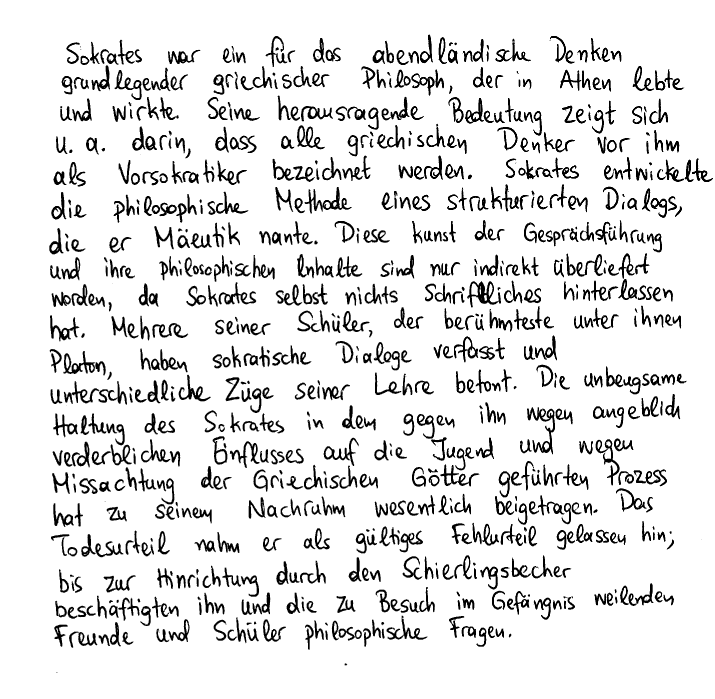
%> input picture images/ICDAR/Benchmark/17_4.tif, 2145 x 2096 px (shown at 1/3 size)
$ octave --eval "result = slant(imread('../images/ICDAR/Benchmark/17_4.tif'));"   (GNU Octave 9; MATLAB toolbox functions it lacks are replaced by stand-ins)
%> lines starting %> are read from the running program, lines starting %| are printed output that depends on the picture
function f = slant(im)
if ~isbw(im)
	im = im .* imcomplement(im2bw(im,graythresh(im)));
endif
templateX = [-1,0,1;-2,0,2;-1,0,1];
templateY = [-1,-2,-1;0,0,0;1,2,1];
Gx = filter2(templateX,im);
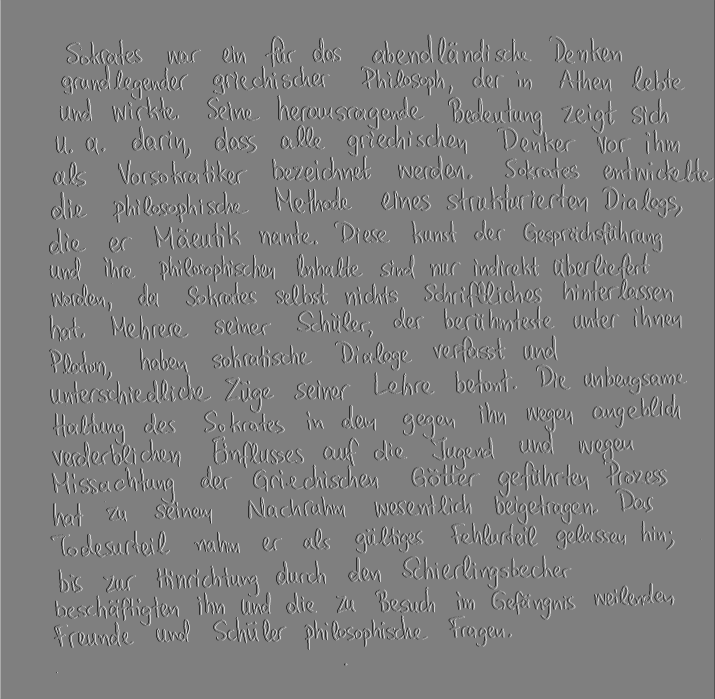
%> Gx: size 2096x2145 double (shown at 1/3 size); min -4, max 4, mean 0; drawn with min black and max white
Gy = filter2(templateY,im);
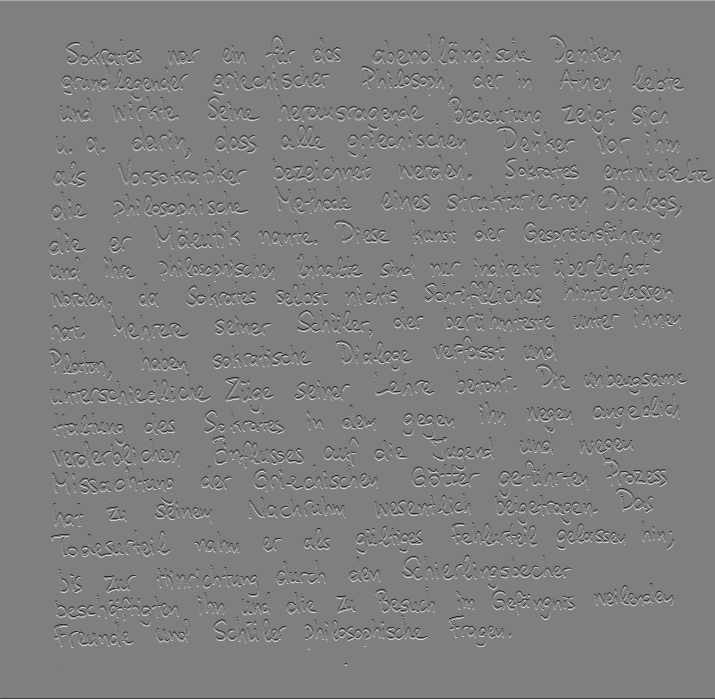
%> Gy: size 2096x2145 double (shown at 1/3 size); min -4, max 4, mean 0; mean of the top-left, top-right, bottom-left and bottom-right quarters 0.00349, 0.00269, -0.00349, -0.00269; drawn with min black and max white
Gx2 = Gx .^2;
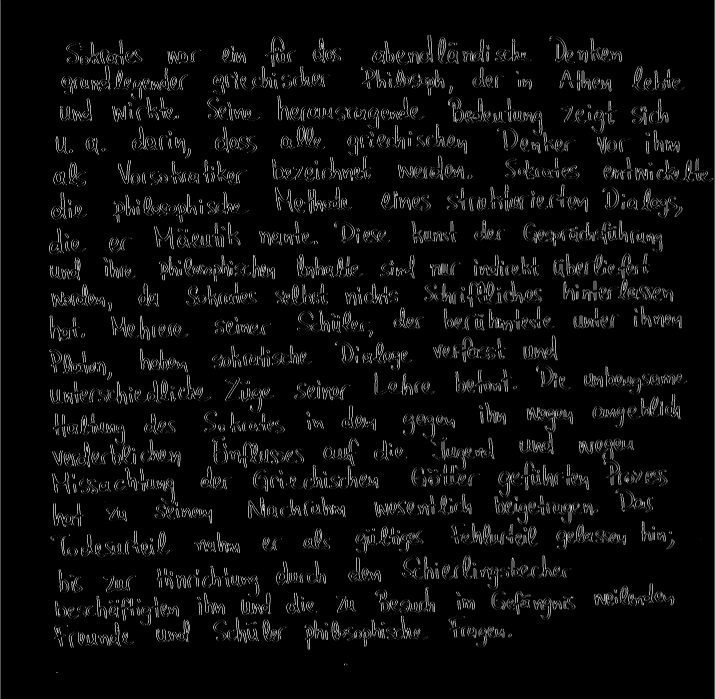
%> Gx2: size 2096x2145 double (shown at 1/3 size); min 0, max 16, mean 0.744; drawn with min black and max white
Gy2 = Gy .^2;
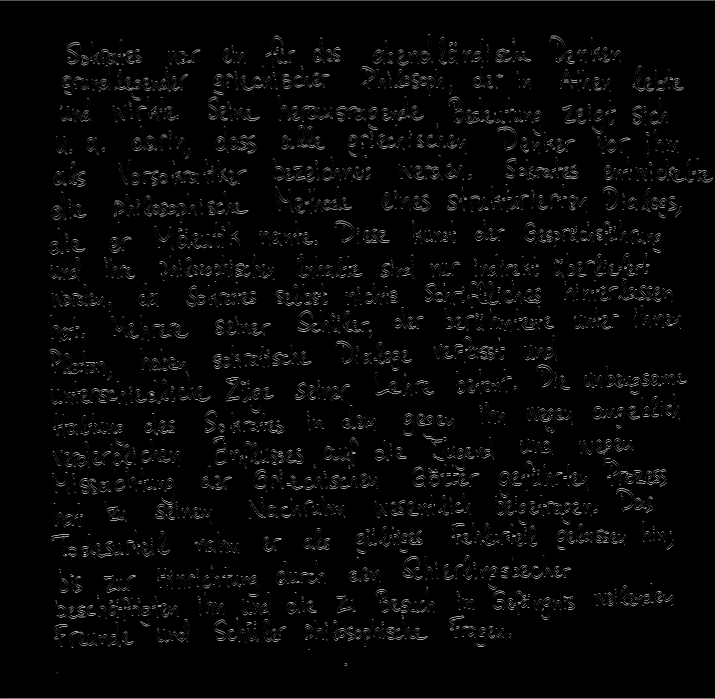
%> Gy2: size 2096x2145 double (shown at 1/3 size); min 0, max 16, mean 0.404; drawn with min black and max white
G = Gx2 + Gy2;
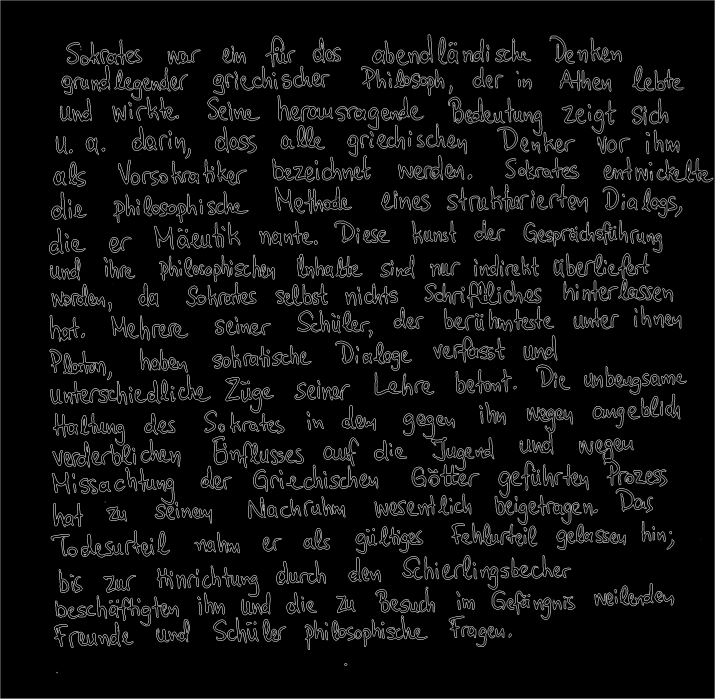
%> G: size 2096x2145 double (shown at 1/3 size); min 0, max 20, mean 1.15; drawn with min black and max white
Gintensity = sqrt(G);
Gslant = atan(Gy ./ Gx);
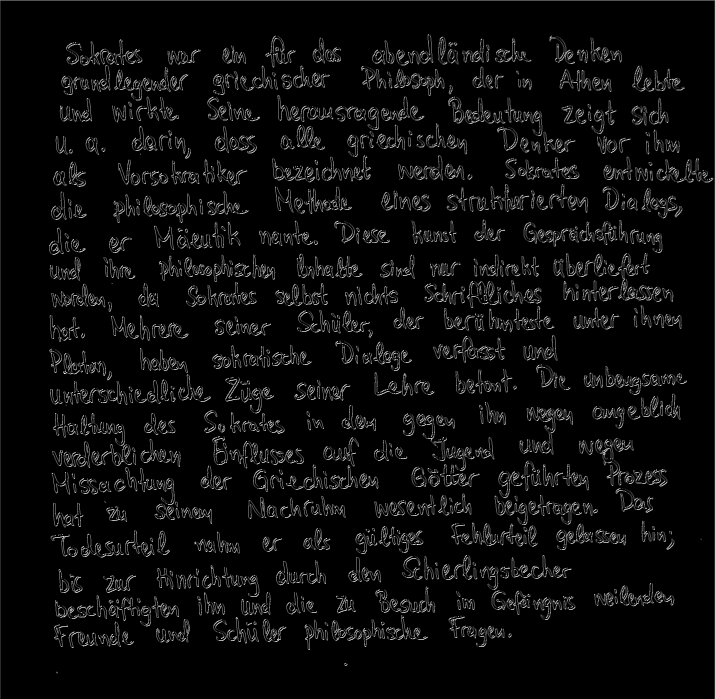
%> Gslant: size 2096x2145 double (shown at 1/3 size); 90.58% of the values are NaN or infinite; the others: min -1.57, max 1.57, mean 0.00721; drawn with min black, max white, NaN and infinite black
Gfin = zeros(rows(Gslant),columns(Gslant));
GfinPositive = zeros(rows(Gslant),columns(Gslant));
GfinNegative = zeros(rows(Gslant),columns(Gslant));
numPositive = 0;
numNegative = 0;
Gintsum = 0;
for j = 1:1:size(Gslant)(1,1)
	for k = 1:1:size(Gslant)(1,2)
		if Gslant(j,k) > -1.6 && Gslant(j,k) < 1.6
			Gfin(j,k) = Gslant(j,k) * Gintensity(j,k);
			Gintsum = Gintsum + Gintensity(j,k);
		endif
		if Gslant(j,k) >= 0 && Gslant(j,k) < 1.6
			GfinPositive(j,k) = Gslant(j,k) * Gintensity(j,k);
			numPositive = numPositive + 1;
		endif
		if Gslant(j,k) > -1.6 && Gslant(j,k) < 0
			GfinNegative(j,k) = Gslant(j,k) * Gintensity(j,k);
			numNegative = numNegative + 1;
		endif
	endfor
endfor
f = [sum(Gfin(:))/Gintsum,sum(GfinPositive(:))/Gintsum,sum(GfinNegative(:))/Gintsum,numPositive/(numPositive + numNegative)];
endfunction
%> (the run ends here)
